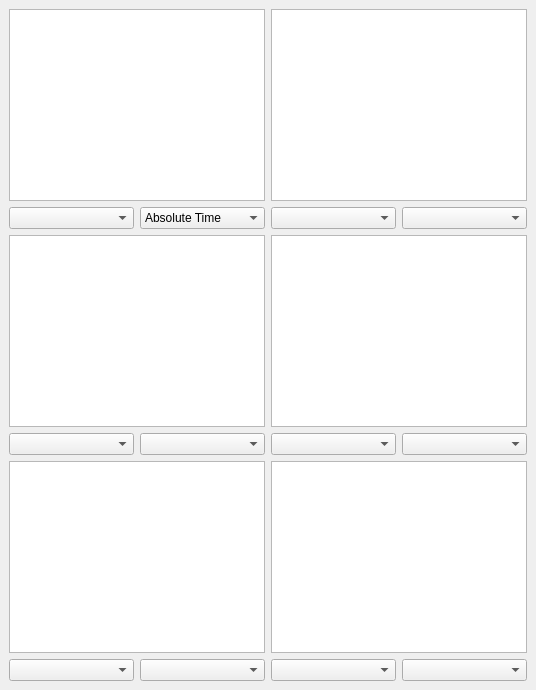
     <widget class="QDockWidget" name="dockWidget">
      <property name="floating">
       <bool>false</bool>
      </property>
      <property name="features">
       <set>QDockWidget::AllDockWidgetFeatures</set>
      </property>
      <widget class="QWidget" name="dockWidgetContents">
       <layout class="QGridLayout" name="gridLayout_4">
        <item row="0" column="0">
         <layout class="QGridLayout" name="gridLayout_7">
          <item row="2" column="1">
           <layout class="QHBoxLayout" name="horizontalLayout_31">
            <item>
             <widget class="QComboBox" name="comboBox_g21"/>
            </item>
            <item>
             <widget class="QComboBox" name="comboBox_g22"/>
            </item>
           </layout>
          </item>
          <item row="1" column="1">
           <widget class="MplGraphicsView" name="graphicsView_snapView2">
            <property name="minimumSize">
             <size>
              <width>250</width>
              <height>0</height>
             </size>
            </property>
           </widget>
          </item>
          <item row="3" column="0">
           <widget class="MplGraphicsView" name="graphicsView_snapView3">
            <property name="minimumSize">
             <size>
              <width>250</width>
              <height>0</height>
             </size>
            </property>
           </widget>
          </item>
          <item row="5" column="1">
           <widget class="MplGraphicsView" name="graphicsView_snapView6"/>
          </item>
          <item row="4" column="1">
           <layout class="QHBoxLayout" name="horizontalLayout_32">
            <item>
             <widget class="QComboBox" name="comboBox_g41"/>
            </item>
            <item>
             <widget class="QComboBox" name="comboBox_g42"/>
            </item>
           </layout>
          </item>
          <item row="6" column="1">
           <layout class="QHBoxLayout" name="horizontalLayout_34">
            <item>
             <widget class="QComboBox" name="comboBox_g61"/>
            </item>
            <item>
             <widget class="QComboBox" name="comboBox_g62"/>
            </item>
           </layout>
          </item>
          <item row="5" column="0">
           <widget class="MplGraphicsView" name="graphicsView_snapView5"/>
          </item>
          <item row="4" column="0">
           <layout class="QHBoxLayout" name="horizontalLayout_3">
            <item>
             <widget class="QComboBox" name="comboBox_g31">
              <property name="toolTip">
               <string>&lt;html&gt;&lt;head/&gt;&lt;body&gt;&lt;p&gt;Y-axis: selection for sample log&lt;/p&gt;&lt;/body&gt;&lt;/html&gt;</string>
              </property>
             </widget>
            </item>
            <item>
             <widget class="QComboBox" name="comboBox_g32"/>
            </item>
           </layout>
          </item>
          <item row="3" column="1">
           <widget class="MplGraphicsView" name="graphicsView_snapView4">
            <property name="minimumSize">
             <size>
              <width>250</width>
              <height>0</height>
             </size>
            </property>
           </widget>
          </item>
          <item row="6" column="0">
           <layout class="QHBoxLayout" name="horizontalLayout_33">
            <item>
             <widget class="QComboBox" name="comboBox_g51"/>
            </item>
            <item>
             <widget class="QComboBox" name="comboBox_g52"/>
            </item>
           </layout>
          </item>
          <item row="2" column="0">
           <layout class="QHBoxLayout" name="horizontalLayout_5">
            <item>
             <widget class="QComboBox" name="comboBox_g11"/>
            </item>
            <item>
             <widget class="QComboBox" name="comboBox_g12">
              <item>
               <property name="text">
                <string>Absolute Time</string>
               </property>
              </item>
              <item>
               <property name="text">
                <string>Relative Time</string>
               </property>
              </item>
             </widget>
            </item>
           </layout>
          </item>
          <item row="1" column="0">
           <widget class="MplGraphicsView" name="graphicsView_snapView1">
            <property name="sizePolicy">
             <sizepolicy hsizetype="Expanding" vsizetype="Expanding">
              <horstretch>0</horstretch>
              <verstretch>0</verstretch>
             </sizepolicy>
            </property>
            <property name="minimumSize">
             <size>
              <width>250</width>
              <height>0</height>
             </size>
            </property>
           </widget>
          </item>
         </layout>
        </item>
       </layout>
      </widget>
     </widget>
